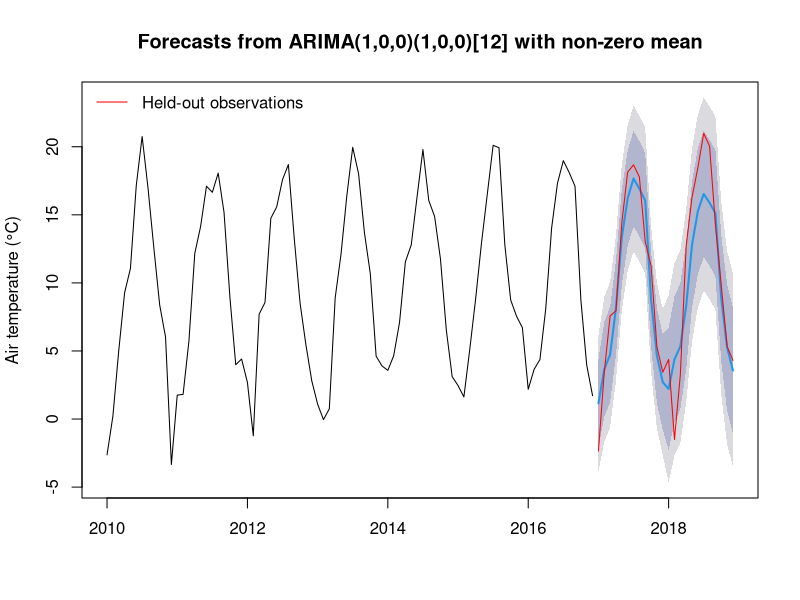

Generate this figure with R:
## ---- chunk 1
knitr::opts_chunk$set(echo=TRUE, warning=TRUE, message=FALSE, fig.width=7, fig.height=5,
  fig.path=getOption("mpg.unit09.fig.path", "figures/unit09/"))
## ---- chunk 2
tam <- read.table("tam.txt", header = TRUE, sep = ";")
tam <- tam[tam$Date >= 201001 & tam$Date <= 201812, ]
expected <- format(seq(as.Date("2010-01-01"), as.Date("2018-12-01"),
                       by = "month"), "%Y%m")
stopifnot(identical(as.character(tam$Date), expected), !anyNA(tam$Ta))
tam_ts <- ts(tam$Ta, start = c(2010, 1), frequency = 12)
## ---- chunk 3
# install.packages("forecast")
library(forecast)
## ---- chunk 4
training <- window(tam_ts, end = c(2016, 12))
validation <- window(tam_ts, start = c(2017, 1))
model <- Arima(training, order = c(1, 0, 0),
               seasonal = list(order = c(1, 0, 0), period = 12),
               method = "CSS-ML")
model
## ---- chunk 5
prediction <- forecast(model, h = 24)
plot(prediction, ylab = "Air temperature (°C)")
lines(validation, col = "red")
legend("topleft", "Held-out observations", col = "red", lty = 1, bty = "n")
## ---- chunk 6
predicted <- as.numeric(prediction$mean)
rmse <- sqrt(mean((as.numeric(validation) - predicted)^2))
rmse
## ---- chunk 7
automatic <- auto.arima(training, seasonal = TRUE)
automatic_prediction <- forecast(automatic, h = 24)
automatic_rmse <- sqrt(mean((as.numeric(validation) -
                              as.numeric(automatic_prediction$mean))^2))
data.frame(Model = c("Specified ARIMA", "Automatic ARIMA"),
           Held_out_RMSE = c(rmse, automatic_rmse))
